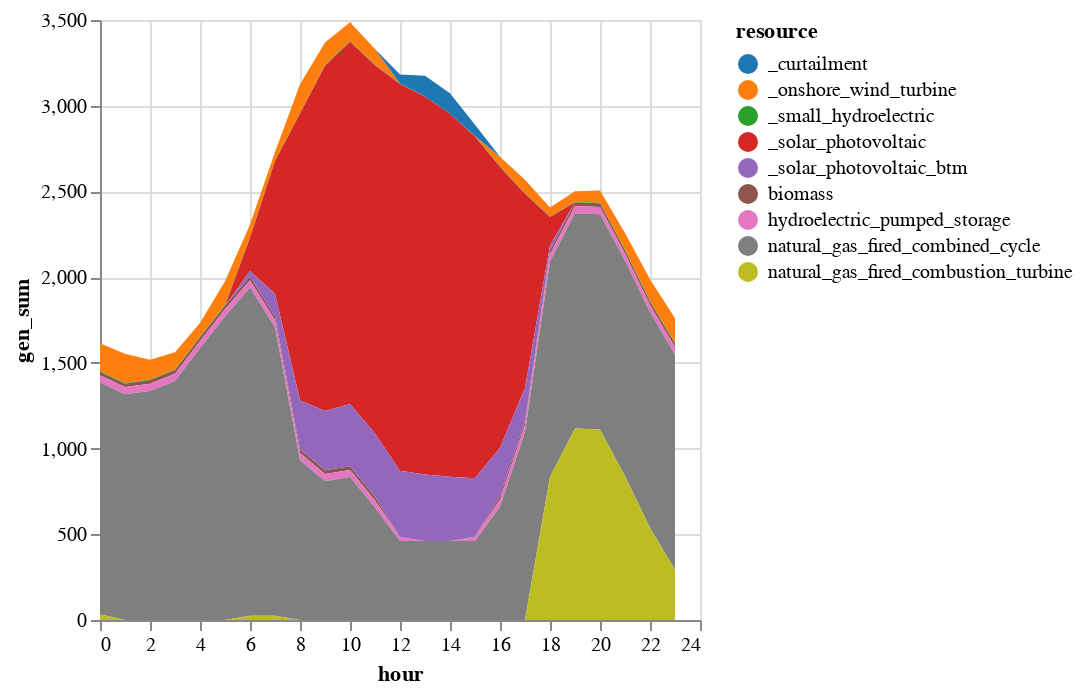

Notebook source saved alongside this figure:
### Markdown cell above
### 4. Solve a day's unit commitment

### Code cell
solution = unit_commitment_ramp(gen_df_sens, loads_multi, gen_variable_multi);

# Add in BTM solar and curtailment and plot results

sol_gen = innerjoin(solution.gen, 
                    gen_df[!, [:r_id, :resource]], 
                    on = :r_id)
sol_gen = combine(groupby(sol_gen, [:resource, :hour]), 
            :gen => sum)

# Rename generators (for plotting purposes)
sol_gen[sol_gen.resource .== "solar_photovoltaic", :resource] .= "_solar_photovoltaic"
sol_gen[sol_gen.resource .== "onshore_wind_turbine", :resource] .= "_onshore_wind_turbine"
sol_gen[sol_gen.resource .== "small_hydroelectric", :resource] .= "_small_hydroelectric"

# BTM solar
btm = DataFrame(resource = repeat(["_solar_photovoltaic_btm"]; outer=length(T_period)), 
    hour = T_period,
    gen_sum = gen_variable_multi[gen_variable_multi.gen_full .== "wec_sdge_solar_photovoltaic_1.0",:cf] * 600)
append!(sol_gen, btm)

# Curtailment
curtail = combine(groupby(solution.curtail, [:hour]),
            :curt => sum)
curtail.resource = "_curtailment"
rename!(curtail, :curt_sum => :gen_sum)
append!(sol_gen, curtail[:,[:resource, :hour, :gen_sum]])

# Rescale hours
sol_gen.hour = sol_gen.hour .- T_period[1]

sol_gen |>
@vlplot(:area, 
    x=:hour, y={:gen_sum, stack=:zero}, 
    color={"resource:n", scale={scheme="category10"}})

### Figure 1 — Vega-Lite specification as saved in the notebook (floating-point values rounded to 4 significant figures; data arrays with more than 128 entries replaced by an {"elided": "..."} marker saying what was removed)
{"data": {"values": {"elided": "216 records"}}, "encoding": {"color": {"field": "resource", "scale": {"scheme": "category10"}, "type": "nominal"}, "x": {"field": "hour", "type": "quantitative"}, "y": {"field": "gen_sum", "stack": "zero", "type": "quantitative"}}, "mark": "area"}
